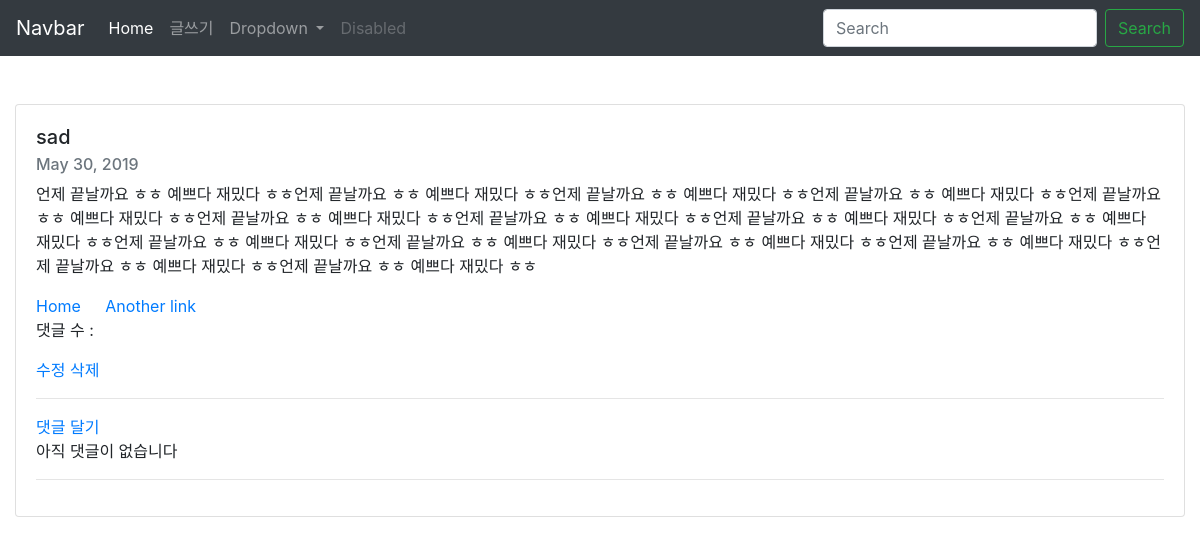
Screenshot of /blogapp/blogapp/3/ with the database file from the repository.
### blogapp/models.py (models this page shows, shortened)
class Blog(models.Model):
    title = models.CharField(max_length=200)
    pub_date = models.DateField('date published')
    body = models.TextField()

### blogapp/views.py (the view)
# urls.py: path('blogapp/<int:blog_id>/', views.detail, name='detail'),
def detail(request,blog_id):
    detail = get_object_or_404(Blog, pk=blog_id)
    return render(request, 'detail.html',{'detail':detail})

### blogapp/templates/detail.html (shortened to what this page needs)
<head>
    <link rel="stylesheet" href="https://stackpath.bootstrapcdn.com/bootstrap/4.3.1/css/bootstrap.min.css"
>
</head>
<body>
    <nav class="navbar navbar-expand-lg navbar-dark bg-dark">
        <a class="navbar-brand" href="{% url 'home' %}">Navbar</a>
        <div class="collapse navbar-collapse" id="navbarSupportedContent">
            <ul class="navbar-nav mr-auto">
                <li class="nav-item active">
                    <a class="nav-link" href="#">Home <span class="sr-only">(current)</span></a>
                </li>
                <li class="nav-item">
                    <a class="nav-link" href="{% url 'new' %}">글쓰기</a>
                </li>
                <li class="nav-item dropdown">
                    <a class="nav-link dropdown-toggle" href="#" id="navbarDropdown" role="button"
                        data-toggle="dropdown" aria-haspopup="true" aria-expanded="false">
                        Dropdown
                    </a>
                </li>
                <li class="nav-item">
                    <a class="nav-link disabled" href="#" tabindex="-1" aria-disabled="true">Disabled</a>
                </li>
            </ul>
            <form class="form-inline my-2 my-lg-0">
                <input class="form-control mr-sm-2" type="search" placeholder="Search" aria-label="Search">
                <button class="btn btn-outline-success my-2 my-sm-0" type="submit">Search</button>
            </form>
        </div>
    </nav>
    <div class="container-fluid">
        <div class="card mt-5" style="">
            <div class="card-body">
                <h5 class="card-title">{{detail.title}}</h5>
                <h6 class="card-subtitle mb-2 text-muted">{{detail.pub_date}}</h6>
                <p class="card-text">{{detail.body}}
                </p>
                <a href="{% url 'home' %}" class="card-link">Home</a>
                <a href="#" class="card-link">Another link</a>
                <p>댓글 수 : {{blog.comments.count}}</p>
                <a href="{% url 'update' detail.id %}">수정</a>
                <a href="{% url 'delete' detail.id %}">삭제</a>
                <hr>
                <a href="{% url 'addcomment' pk=detail.pk %}">댓글 달기</a>
                {% for comment in blog.comments.all %}
                <div class="comment">
                    <div class="date">{{comment.created_date}} {{comment.author}}</div>
                    <p>{{comment.text|linebreaks}}</p>
                </div>
                {% empty %}
                <p>아직 댓글이 없습니다</p>
                {% endfor %}
                <hr>
            </div>
        </div>
        <br><br>
    </div>
</body>

### rows the page displays
Blog: title "sad", pub_date "May 30, 2019", body "언제 끝날까요 ㅎㅎ 예쁘다 재밌다 ㅎㅎ언제 끝날까요 ㅎㅎ 예쁘다 재밌다 ㅎㅎ언제 끝날까요 ㅎㅎ 예쁘다 재밌다 ㅎㅎ언제 끝날까요 ㅎㅎ 예쁘다 재밌다 ㅎㅎ언제 끝날까요 ㅎㅎ 예쁘다 재밌다 ㅎㅎ언제 끝날까요 ㅎㅎ 예쁘다 재밌다 ㅎㅎ언제 끝날까요 ㅎㅎ 예쁘다 재밌다 ㅎㅎ언제 끝날까요 ㅎㅎ 예쁘다 재밌다 ㅎㅎ언제 끝날까요 ㅎㅎ 예쁘다 재밌다 ㅎㅎ언제 끝날까요 ㅎㅎ 예쁘다 재밌다 ㅎㅎ언제 끝날까요 ㅎㅎ 예쁘다 재밌다 ㅎㅎ언제 끝날까요 ㅎㅎ 예쁘다 재밌다 ㅎㅎ언제 끝날까요 ㅎㅎ 예쁘다 재밌다 ㅎㅎ언제 끝날까요 ㅎㅎ 예쁘다 재밌다 ㅎㅎ언제 끝날까요 ㅎㅎ 예쁘다 재밌다 ㅎㅎ"
